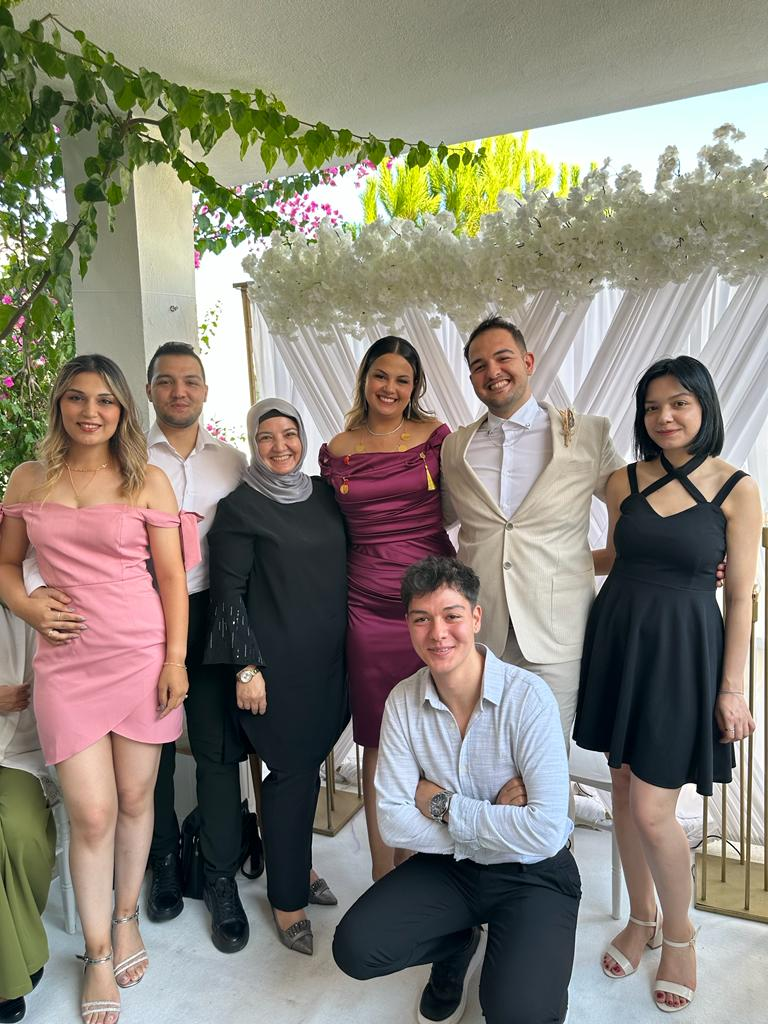
#> input picture image_processing/blurring_techniques/nisan.png, 768 x 1024 px
$ python mean_blur.py
#> lines starting #> are read from the running program, lines starting #| are printed output that depends on the picture
# in blurring, we simple reduce the edge content and makes the transition form one color to the other very smooth.

# Mean(Average) Blur (Ortalama Bulanıklık):
# Ortalama bulanıklık, bir pikselin çevresindeki bir bölge (kerneller veya filtreler kullanarak) üzerindeki piksellerin ortalamasını alarak bulanıklaştırma işlemidir.
# Bu yöntem görüntüdeki yüksek frekansta detayların kaybolmasına ve görüntüyü daha yumuşak hale getirmesine neden olur.

# Median Blur (Medyan Bulanıklık):
# Medyan bulanıklık, bir pikselin çevresindeki bir bölge üzerindeki piksellerin medyanını alarak bulanıklaştırma işlemidir.
# Medyan, pikselleri sıralandığında ortadaki değeri ifade eder. Bu, aykırı değerlerin etkisini azaltmaya yardımcı olur ve gürültüye karşı daha dirençlidir.
# Medyan bulanıklık, tuz-biber gürültüsü gibi aşırı değerlere sahip pikselleri temizlemek veya görüntüdeki detayları daha iyi korumak için kullanılabilir.

# Gaussian Blur (Gauss Bulanıklık):
# Gauss bulanıklık, bir pikselin çevresindeki bir bölge üzerindeki pikselleri Gauss dağılımına dayalı bir ağırlıklandırma kullanarak bulanıklaştırma işlemidir.
# Bu yöntem, merkeze daha fazla ağırlık veren ve uzak piksellere az ağırlık veren bir Gaussian çekirdek (kernel) kullanır.
# Gauss bulanıklık, genellikle daha doğal ve yumuşak bir bulanıklık efekti yaratmak için kullanılır. Görüntüyü yumuşatırken, kenarlar ve detaylar daha iyi korunabilir.


# import required libraries
import cv2

# Read the original image
# The input (original image) is
# loaded and read with opencv imread command
image = cv2.imread('nisan.png')
#> image is the input picture: shape (1024, 768, 3); mean B, G, R 119.4, 131.4, 137

# we get output to make sure the image is read
cv2.imshow('original', image)
cv2.waitKey(0)

# Average Blur
average = cv2.blur(image,(10,10))
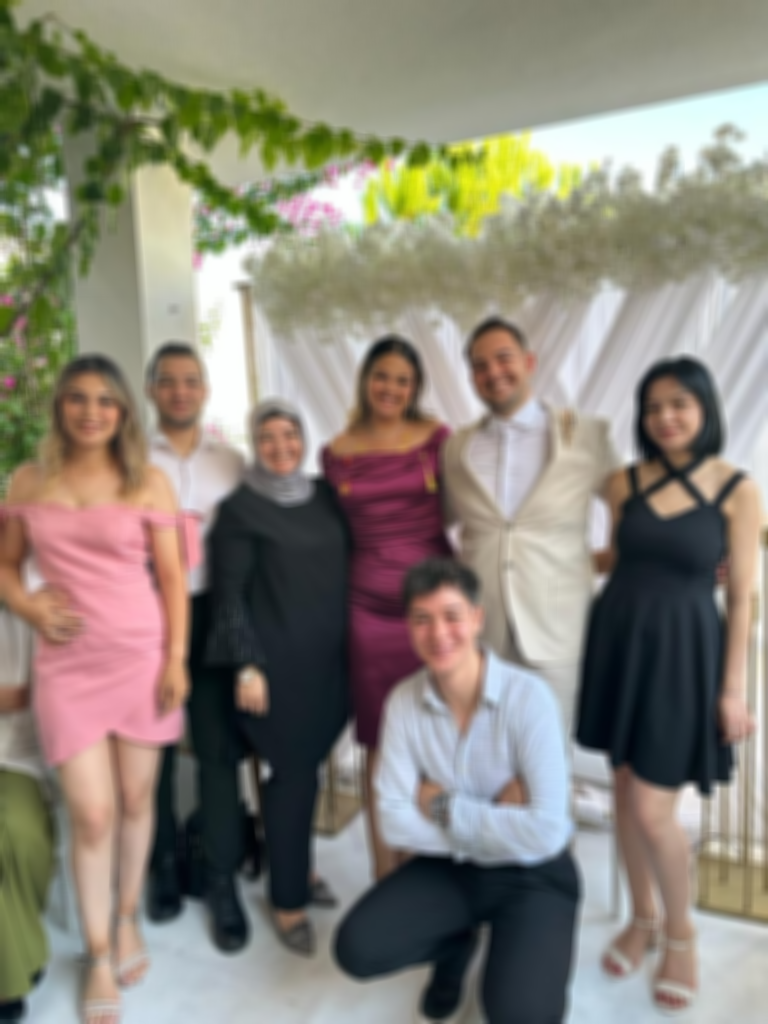
#> average: shape (1024, 768, 3); mean B, G, R 119.4, 131.4, 136.9
cv2.imshow('Average Blurring', average)
cv2.waitKey(0)

# Median Blur
median = cv2.medianBlur(image, 5)
cv2.imshow('Median Blurring', median)
cv2.waitKey(0)

# Gaussian Blur
gaussian = cv2.GaussianBlur(image, (7, 7), 0)
cv2.imshow('Gaussian Blurring', gaussian)
cv2.waitKey(0)

cv2.destroyAllWindows()
